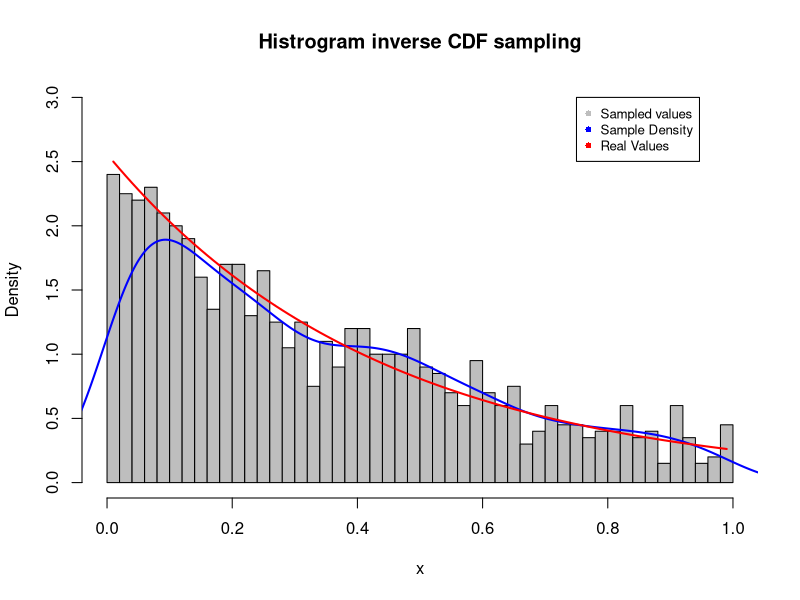

The R source for this figure:
## ---- chunk 1
knitr::opts_chunk$set(echo = TRUE)
## ---- chunk 2
inverse_cdf <- function(x, a) {
  log(x * (a - 1) + 1) / log(a)
}

u <- runif(1000)
res_11 <- sapply(u, inverse_cdf, a = 0.1)

a <- 0.1
c <- log(a) / (a-1)
x <- seq(0.01, 0.99, 0.01)
y <- a^x * c

hist(res_11, freq = FALSE, breaks = 40,
     xlim = c(0,1 ), ylim = c(0, 3),
     xlab = "x", ylab = "Density",
     main = "Histrogram inverse CDF sampling",
     col = "grey")
lines(density(res_11), col = "blue", lwd = 2)
lines(x, y, col = "red", lwd = 2)
legend(x = 0.75, y = 3,
       legend = c("Sampled values", "Sample Density", "Real Values"),
       col = c("grey", "blue", "red"),
       pch = c(16, 16, 16),
       cex = 0.8)
